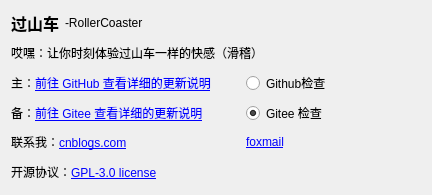
<?xml version="1.0" encoding="UTF-8"?>
<ui version="4.0">
 <class>WhatNew</class>
 <widget class="QWidget" name="WhatNew">
  <property name="geometry">
   <rect>
    <x>0</x>
    <y>0</y>
    <width>432</width>
    <height>195</height>
   </rect>
  </property>
  <property name="windowTitle">
   <string>Form</string>
  </property>
  <layout class="QGridLayout" name="gridLayout">
   <item row="0" column="0">
    <widget class="QLabel" name="label_3">
     <property name="sizePolicy">
      <sizepolicy hsizetype="Fixed" vsizetype="Preferred">
       <horstretch>0</horstretch>
       <verstretch>0</verstretch>
      </sizepolicy>
     </property>
     <property name="text">
      <string>&lt;html&gt;&lt;head/&gt;&lt;body&gt;&lt;p&gt;&lt;span style=&quot; font-size:12pt; font-weight:600;&quot;&gt;过山车&lt;/span&gt;&lt;/p&gt;&lt;/body&gt;&lt;/html&gt;</string>
     </property>
    </widget>
   </item>
   <item row="7" column="0" colspan="2">
    <widget class="QLabel" name="label_5">
     <property name="text">
      <string>联系我：&lt;a href=&quot;https://www.cnblogs.com/yqbaowo/&quot;&gt;cnblogs.com&lt;/a&gt;</string>
     </property>
    </widget>
   </item>
   <item row="8" column="0" colspan="3">
    <widget class="QLabel" name="label_7">
     <property name="text">
      <string>开源协议：&lt;a href=&quot;https://www.gnu.org/licenses/gpl-3.0.html&quot;&gt;GPL-3.0 license&lt;/a&gt;</string>
     </property>
    </widget>
   </item>
   <item row="2" column="0" colspan="3">
    <widget class="QLabel" name="label_4">
     <property name="text">
      <string>哎嘿：让你时刻体验过山车一样的快感（滑稽）</string>
     </property>
    </widget>
   </item>
   <item row="7" column="2">
    <widget class="QLabel" name="label_8">
     <property name="text">
      <string>&lt;a href=&quot;https://www.foxmail.com/&quot;&gt;foxmail&lt;/a&gt;</string>
     </property>
    </widget>
   </item>
   <item row="0" column="1" colspan="2">
    <widget class="QLabel" name="label_9">
     <property name="text">
      <string>-RollerCoaster</string>
     </property>
    </widget>
   </item>
   <item row="3" column="0" colspan="2">
    <widget class="QLabel" name="label">
     <property name="text">
      <string>主：&lt;a href=&quot;https://github.com/YQBaobao/RollerCoaster/releases&quot;&gt;前往 GitHub 查看详细的更新说明&lt;/a&gt;</string>
     </property>
    </widget>
   </item>
   <item row="4" column="0" colspan="2">
    <widget class="QLabel" name="label_2">
     <property name="text">
      <string>&lt;html&gt;&lt;head/&gt;&lt;body&gt;&lt;p&gt;备：&lt;a href=&quot;https://gitee.com/yqbao/roller-coaster/releases&quot;&gt;&lt;span style=&quot; text-decoration: underline; color:#0000ff;&quot;&gt;前往 Gitee 查看详细的更新说明&lt;/span&gt;&lt;/a&gt;&lt;/p&gt;&lt;/body&gt;&lt;/html&gt;</string>
     </property>
    </widget>
   </item>
   <item row="3" column="2">
    <widget class="QRadioButton" name="radioButton">
     <property name="text">
      <string>Github检查</string>
     </property>
    </widget>
   </item>
   <item row="4" column="2">
    <widget class="QRadioButton" name="radioButton_2">
     <property name="text">
      <string>Gitee 检查</string>
     </property>
     <property name="checked">
      <bool>true</bool>
     </property>
    </widget>
   </item>
  </layout>
 </widget>
 <resources/>
 <connections/>
</ui>
